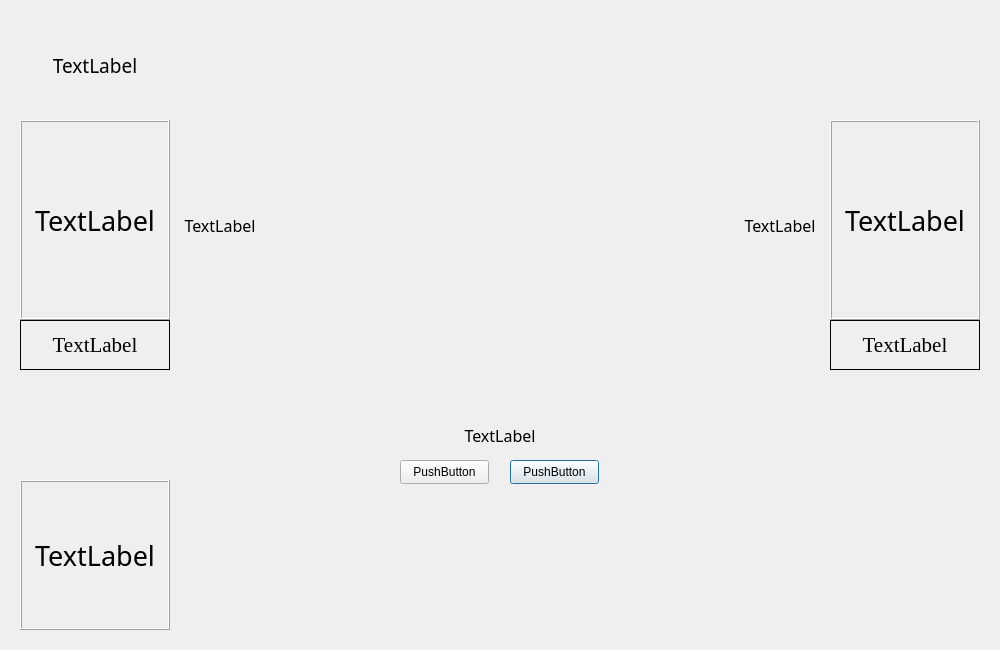
<?xml version="1.0" encoding="UTF-8"?>
<ui version="4.0">
 <class>MainInterface</class>
 <widget class="QDialog" name="MainInterface">
  <property name="geometry">
   <rect>
    <x>0</x>
    <y>0</y>
    <width>1000</width>
    <height>650</height>
   </rect>
  </property>
  <property name="windowTitle">
   <string>斗地主</string>
  </property>
  <widget class="QLabel" name="labelName">
   <property name="geometry">
    <rect>
     <x>20</x>
     <y>480</y>
     <width>150</width>
     <height>150</height>
    </rect>
   </property>
   <property name="font">
    <font>
     <family>隶书</family>
     <pointsize>20</pointsize>
    </font>
   </property>
   <property name="frameShape">
    <enum>QFrame::Box</enum>
   </property>
   <property name="frameShadow">
    <enum>QFrame::Raised</enum>
   </property>
   <property name="text">
    <string>TextLabel</string>
   </property>
   <property name="alignment">
    <set>Qt::AlignCenter</set>
   </property>
  </widget>
  <widget class="QLabel" name="labelBInfo">
   <property name="geometry">
    <rect>
     <x>740</x>
     <y>200</y>
     <width>80</width>
     <height>50</height>
    </rect>
   </property>
   <property name="font">
    <font>
     <family>方正舒体</family>
     <pointsize>12</pointsize>
    </font>
   </property>
   <property name="text">
    <string>TextLabel</string>
   </property>
   <property name="alignment">
    <set>Qt::AlignCenter</set>
   </property>
  </widget>
  <widget class="QLabel" name="labelANum">
   <property name="geometry">
    <rect>
     <x>20</x>
     <y>320</y>
     <width>150</width>
     <height>50</height>
    </rect>
   </property>
   <property name="font">
    <font>
     <family>Times New Roman</family>
     <pointsize>16</pointsize>
    </font>
   </property>
   <property name="frameShape">
    <enum>QFrame::Panel</enum>
   </property>
   <property name="text">
    <string>TextLabel</string>
   </property>
   <property name="alignment">
    <set>Qt::AlignCenter</set>
   </property>
  </widget>
  <widget class="QLabel" name="labelBName">
   <property name="geometry">
    <rect>
     <x>830</x>
     <y>120</y>
     <width>150</width>
     <height>200</height>
    </rect>
   </property>
   <property name="font">
    <font>
     <family>隶书</family>
     <pointsize>20</pointsize>
    </font>
   </property>
   <property name="frameShape">
    <enum>QFrame::Box</enum>
   </property>
   <property name="frameShadow">
    <enum>QFrame::Raised</enum>
   </property>
   <property name="lineWidth">
    <number>1</number>
   </property>
   <property name="text">
    <string>TextLabel</string>
   </property>
   <property name="alignment">
    <set>Qt::AlignCenter</set>
   </property>
  </widget>
  <widget class="QLabel" name="labelBNum">
   <property name="geometry">
    <rect>
     <x>830</x>
     <y>320</y>
     <width>150</width>
     <height>50</height>
    </rect>
   </property>
   <property name="font">
    <font>
     <family>Times New Roman</family>
     <pointsize>16</pointsize>
    </font>
   </property>
   <property name="frameShape">
    <enum>QFrame::Panel</enum>
   </property>
   <property name="text">
    <string>TextLabel</string>
   </property>
   <property name="alignment">
    <set>Qt::AlignCenter</set>
   </property>
  </widget>
  <widget class="QPushButton" name="btnRight">
   <property name="geometry">
    <rect>
     <x>510</x>
     <y>460</y>
     <width>89</width>
     <height>24</height>
    </rect>
   </property>
   <property name="text">
    <string>PushButton</string>
   </property>
  </widget>
  <widget class="QLabel" name="labelAInfo">
   <property name="geometry">
    <rect>
     <x>180</x>
     <y>200</y>
     <width>80</width>
     <height>50</height>
    </rect>
   </property>
   <property name="font">
    <font>
     <family>方正舒体</family>
     <pointsize>12</pointsize>
    </font>
   </property>
   <property name="text">
    <string>TextLabel</string>
   </property>
   <property name="alignment">
    <set>Qt::AlignCenter</set>
   </property>
  </widget>
  <widget class="QPushButton" name="btnLeft">
   <property name="geometry">
    <rect>
     <x>400</x>
     <y>460</y>
     <width>89</width>
     <height>24</height>
    </rect>
   </property>
   <property name="text">
    <string>PushButton</string>
   </property>
  </widget>
  <widget class="QLabel" name="labelInfo">
   <property name="geometry">
    <rect>
     <x>460</x>
     <y>410</y>
     <width>80</width>
     <height>50</height>
    </rect>
   </property>
   <property name="font">
    <font>
     <family>方正舒体</family>
     <pointsize>12</pointsize>
    </font>
   </property>
   <property name="text">
    <string>TextLabel</string>
   </property>
   <property name="alignment">
    <set>Qt::AlignCenter</set>
   </property>
  </widget>
  <widget class="QLabel" name="labelAName">
   <property name="geometry">
    <rect>
     <x>20</x>
     <y>120</y>
     <width>150</width>
     <height>200</height>
    </rect>
   </property>
   <property name="font">
    <font>
     <family>隶书</family>
     <pointsize>20</pointsize>
    </font>
   </property>
   <property name="frameShape">
    <enum>QFrame::Box</enum>
   </property>
   <property name="frameShadow">
    <enum>QFrame::Raised</enum>
   </property>
   <property name="lineWidth">
    <number>1</number>
   </property>
   <property name="text">
    <string>TextLabel</string>
   </property>
   <property name="alignment">
    <set>Qt::AlignCenter</set>
   </property>
  </widget>
  <widget class="QLabel" name="label">
   <property name="geometry">
    <rect>
     <x>20</x>
     <y>30</y>
     <width>150</width>
     <height>70</height>
    </rect>
   </property>
   <property name="font">
    <font>
     <family>宋体</family>
     <pointsize>14</pointsize>
    </font>
   </property>
   <property name="text">
    <string>TextLabel</string>
   </property>
   <property name="alignment">
    <set>Qt::AlignCenter</set>
   </property>
  </widget>
 </widget>
 <layoutdefault spacing="6" margin="11"/>
 <resources/>
 <connections/>
</ui>
